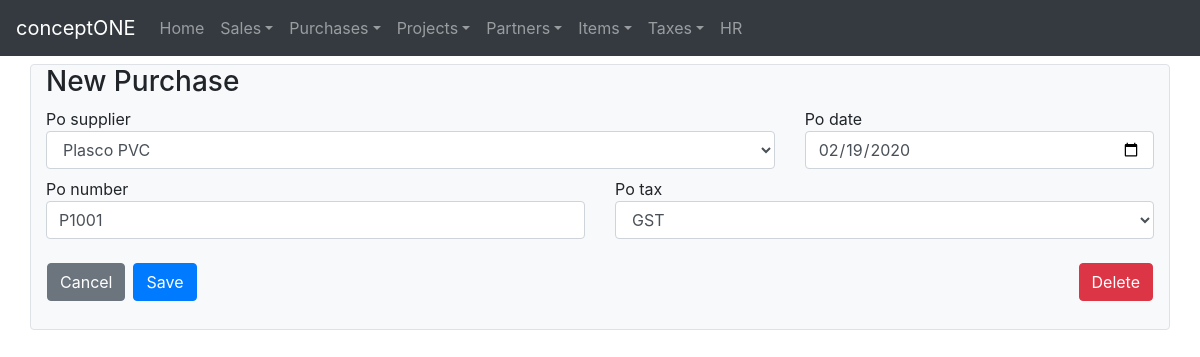
The page /purchaseorders/update/43/ on the database its author committed.
### crudbasic/models.py (models this page shows)
class PurchaseOrder(models.Model):
    po_number = models.CharField(max_length=16)
    po_date = models.DateField()
    po_supplier = models.ForeignKey(Suppliers, on_delete=models.CASCADE)
    po_amount = models.DecimalField(max_digits=14, decimal_places=2, default=0.00)
    po_tax = models.ForeignKey(TaxRate, on_delete=models.PROTECT)
    po_draft = models.BooleanField(default=True)
    created_on = models.DateTimeField(auto_now_add=True)
    updated_on = models.DateTimeField(auto_now=True)

### crudbasic/views.py (the view, shortened to what this page needs)
# urls.py: path('purchaseorders/update/<int:pk>/',views.UpdatePurchaseOrder.as_view(),name='updatepurchaseorder'),
class UpdatePurchaseOrder(UpdateView):
    model = PurchaseOrder
    form_class = PurchaseOrderForm
    template_name = 'crudbasic/newpurchase.html'

### crudbasic/forms.py
class PurchaseOrderForm(forms.ModelForm):
    class Meta:
        model = PurchaseOrder
        fields = ('po_number','po_supplier','po_tax', 'po_date',)
        widgets = {
                'po_supplier':forms.Select(attrs={'class':'form-control'}),
                'po_date':forms.DateInput(attrs={'class':'form-control', 'type':'date'}),
                'po_number':forms.TextInput(attrs={'class':'form-control'}),
                'po_tax':forms.Select(attrs={'class':'form-control'}),
                }

### crudbasic/models.py (called while the page is built)
    def __str__(self):
        return self.supplier_name

    def __str__(self):
        return self.tax_name

### templates/crudbasic/newpurchase.html
{% extends "crudbasic/base.html" %}
{% block body_block %}
  <div class="container pb-1 border bg-light rounded">
    <h3>New Purchase</h3>
    <form method="post">{% csrf_token %}
      <div class="row mb-2">
        <div class="col-md-8">
          {{ form.po_supplier.label }}
          {{ form.po_supplier }}
        </div>
        <div class="col-md-4">
          {{ form.po_date.label }}
          {{ form.po_date }}
        </div>
      </div>
      <div class="row mb-4">
        <div class="col-md-6">
          {{ form.po_number.label }}
          {{ form.po_number }}
        </div>
        <div class="col-md-6">
          {{ form.po_tax.label }}
          {{ form.po_tax }}
        </div>
      </div>
      <div class="row mb-4">
        {% url 'crudbasic:purchaseorders' as back_url %}
        {% if not form.instance.pk %}
          {% include "crudbasic/buttonpanel/pocontinuepanel.html" %}
        {% else %}
          {% include "crudbasic/buttonpanel/updatebuttonpanel.html" %}
        {% endif %}
      </div>
    </form>
  </div>
{% endblock body_block %}

### rows shown on the page
PurchaseOrder: po_supplier "Plasco PVC", po_date "02/19/2020", po_number "P1001", po_tax "GST"
